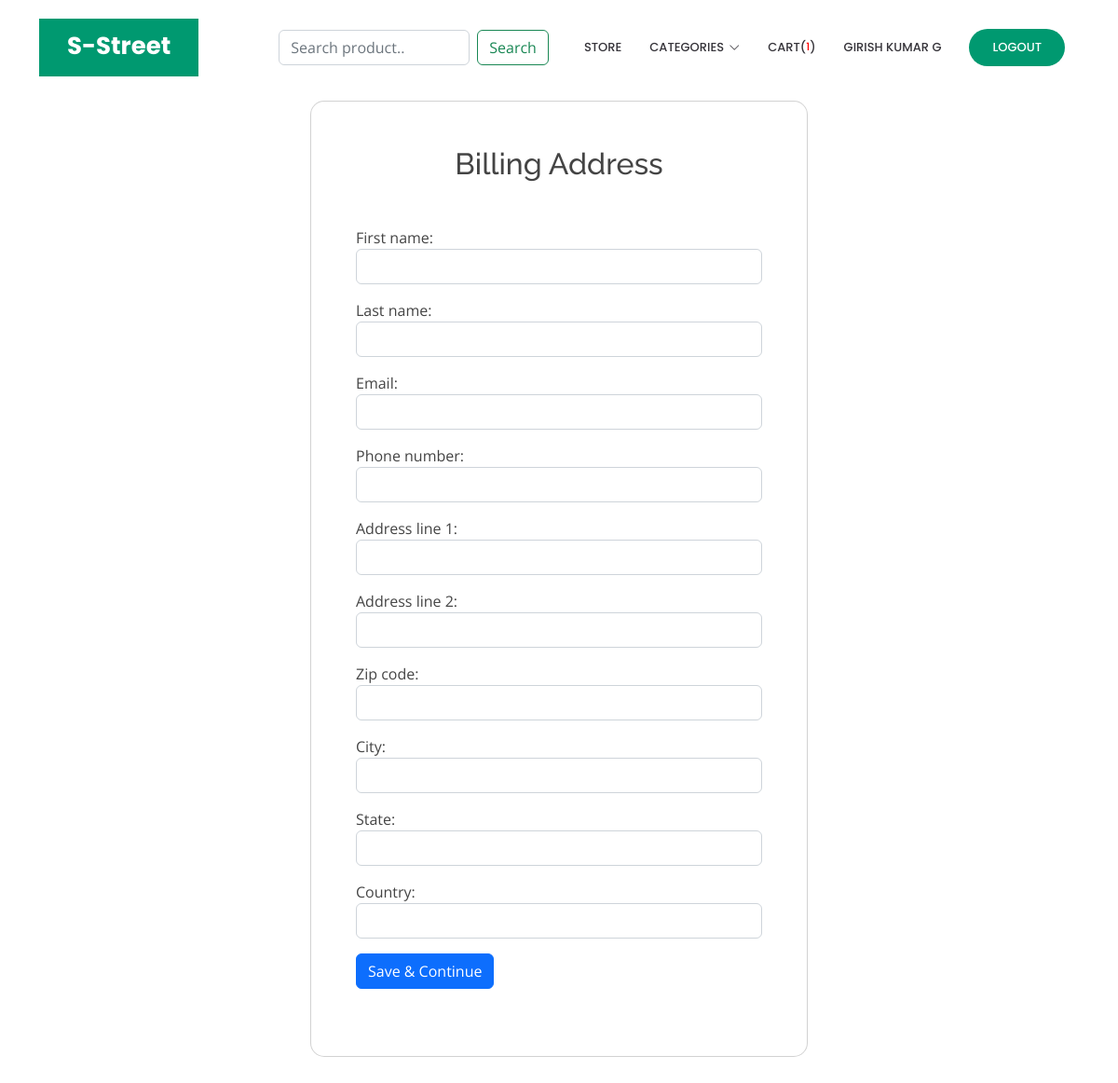
Page /orders/checkout/ (signed in) on the earlier database version.
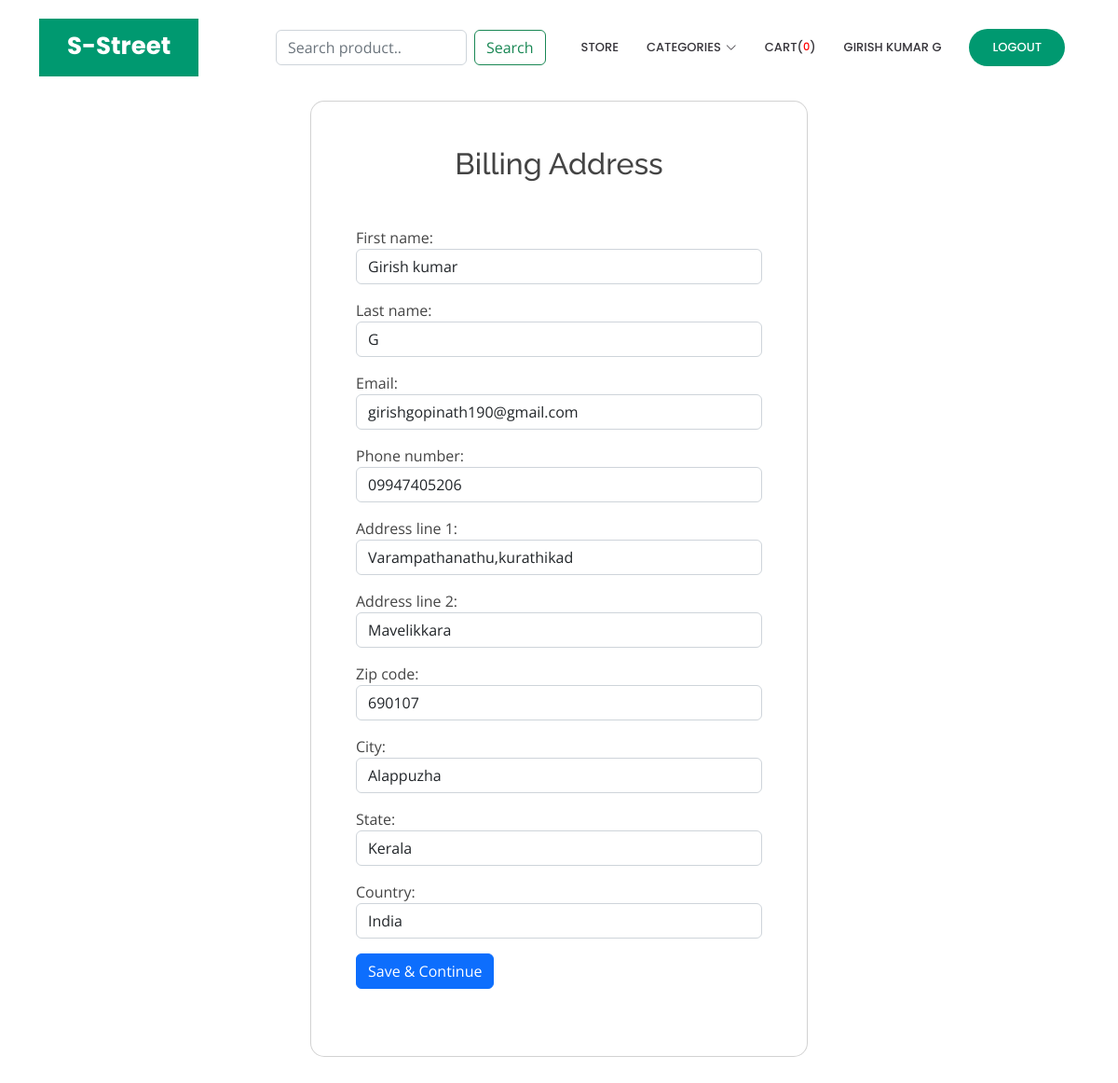
Same page on the later database version.
### orders/models.py (models this page shows, shortened)
class Address(models.Model):
    user = models.ForeignKey(Account, on_delete=models.CASCADE)
    first_name = models.CharField(max_length=60)
    last_name = models.CharField(max_length=50, null=True, blank=True)
    email = models.EmailField(max_length=100)
    phone_number = models.CharField(max_length=15)
    address_line_1 = models.CharField(max_length=50)
    address_line_2 = models.CharField(max_length=50, null=True, blank=True)
    zip_code = models.CharField(max_length=15)
    country = models.CharField(max_length=50)
    state = models.CharField(max_length=50)
    city = models.CharField(max_length=50)

### orders/views.py (the view, shortened to what this page needs)
# urls.py: path('checkout/', views.billing_address, name='checkout'),
@login_required(login_url='login')
def billing_address(request):
    address = Address.objects.filter(user=request.user).exists()
    if address:
        address = Address.objects.get(user=request.user)
        form = OrderAddress(instance=address)
    else:
        form = OrderAddress()
    context = {'form': form}
    return render(request, 'orders/billing-address.html', context)

### orders/forms.py
class OrderAddress(forms.ModelForm):
    class Meta:
        model = Address
        fields = ['first_name', 'last_name', 'email', 'phone_number', 'address_line_1', 'address_line_2', 'zip_code', 'city', 'state', 'country']
    def __init__(self, *args, **kwargs):
        super(OrderAddress, self).__init__(*args, **kwargs)
        self.fields['first_name'].widget.attrs['class'] = 'form-control'
        self.fields['last_name'].widget.attrs['class'] = 'form-control'
        self.fields['email'].widget.attrs['class'] = 'form-control'
        self.fields['phone_number'].widget.attrs['class'] = 'form-control'
        self.fields['address_line_1'].widget.attrs['class'] = 'form-control'
        self.fields['address_line_2'].widget.attrs['class'] = 'form-control'
        self.fields['zip_code'].widget.attrs['class'] = 'form-control'
        self.fields['city'].widget.attrs['class'] = 'form-control'
        self.fields['state'].widget.attrs['class'] = 'form-control'
        self.fields['country'].widget.attrs['class'] = 'form-control'

### accounts/models.py (called while the page is built)
    def full_name(self):
        return f'{self.first_name} {self.last_name}'

### orders/templates/orders/billing-address.html (shortened to what this page needs)
{% extends 'main.html' %}
{% block content %}
<section
  id="portfolio"
  class="portfolio"
>
  <div class="container mt-5">
    <div class="mask d-flex align-items-center h-100 gradient-custom-3">
      <div class="container h-100">
        <div class="row d-flex justify-content-center align-items-center h-100">
          <div class="col-12 col-md-9 col-lg-7 col-xl-6">
            <div class="card" style="border-radius: 15px">
              <div class="card-body p-5">
                <h2 class=" text-center mb-5">
                  Billing Address
                </h2>
                <form action="{% url 'checkout' %}" method="POST">
                  {{form.as_p}}
                  <button type="submit" class="btn btn-primary btn-block mb-4">
                    Save & Continue
                  </button>
                </form>
              </div>
            </div>
          </div>
        </div>
      </div>
    </div>
  </div>
</section>
{% endblock %}

### templates/includes/navbar.html (shortened to what this page needs)
  <header id="header" class="fixed-top d-flex align-items-center">
    <div class="container">
      <div class="header-container d-flex align-items-center justify-content-between">
        <div class="logo">
          <h1 class="text-light"><a href="{% url 'index' %}"><span>S-Street</span></a></h1>
        </div>
        <nav id="navbar" class="navbar noPrint">
          <ul>
            <li class="mx-2">
              <div class="input-group">
                <form class="d-flex" action="{% url 'search' %}" method="GET">
                  <input class="form-control me-2" type="search" placeholder="Search product.." aria-label="Search" name="query">
                  <button class="btn btn-outline-success" type="submit">Search</button>
                </form>
            </div>
          </li>
            <li><a class="nav-link scrollto" href="{% url 'store' %}">Store</a></li>
            <li class="dropdown"><a href="#"><span>Categories</span> <i class="bi bi-chevron-down"></i></a>
            </li>
            {% if request.user.is_authenticated %}
            <li><a href="{% url 'cart' %}">Cart( <small style="color: red;">{{cart_count}}</small>)</a></li>
            <li><a class="nav-link scrollto" href="{% url 'profile' %}">{{request.user.full_name}}</a></li>
            <li><a class="getstarted scrollto" href="{% url 'logout' %}">Logout</a></li>
            {% else %}
            <li><a class="getstarted scrollto" href="{% url 'login' %}">Login</a></li>
            <li><a class="getstarted scrollto" href="{% url 'user-register' %}">Register</a></li>
            {% endif %}
          </ul>
        </nav>
      </div>
    </div>
  </header>

Differences in the rows shown:
added Address: first_name "Girish kumar", last_name "G", email "girishgopinath190@gmail.com", phone_number "09947405206", address_line_1 "Varampathanathu,kurathikad", address_line_2 "Mavelikkara", zip_code "690107", city "Alappuzha", state "Kerala", country "India"
Other differences:
{{ cart_count }}: "1" → "0"
